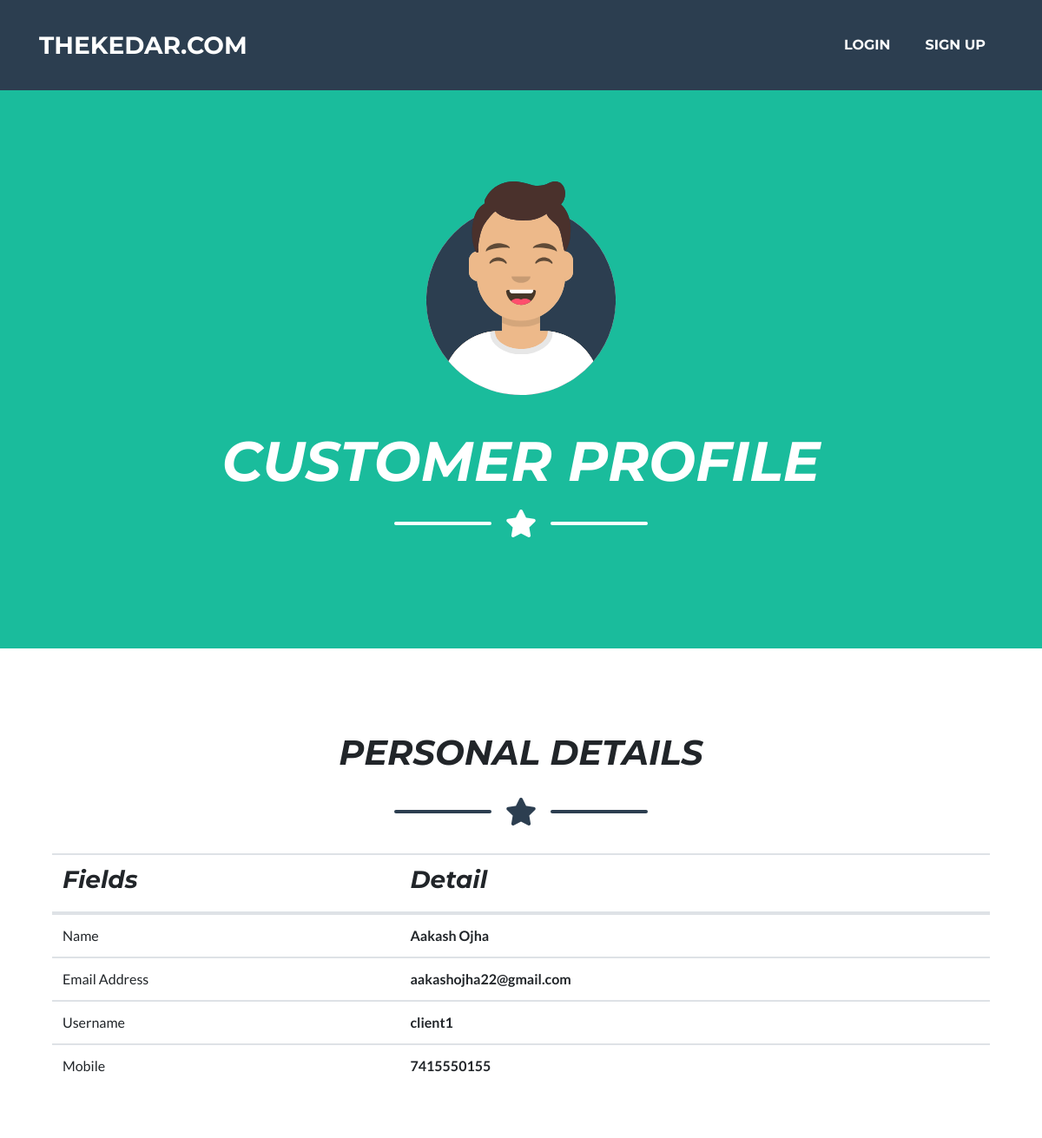
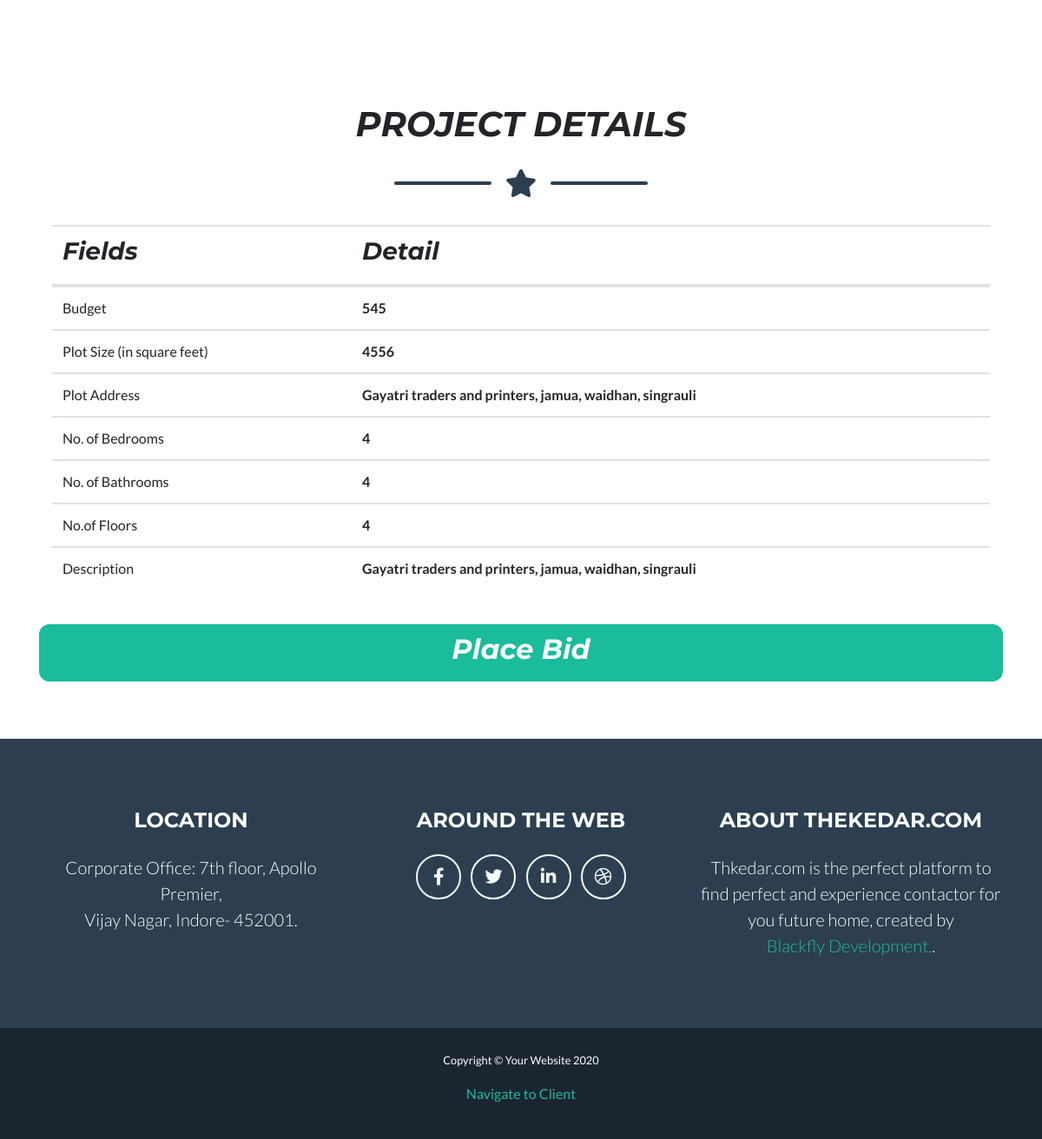
The page /contractor/client_profile/11/ on the database its author committed (2 pictures, top to bottom).
### client/models.py (models this page shows, shortened)
class ClientLogin(models.Model):
    user = models.OneToOneField(User,on_delete=models.CASCADE)
    name = models.CharField(max_length=20,unique=False,null=True)
    budget = models.PositiveIntegerField(blank=True,null=True)
    mobile_no = models.BigIntegerField(unique=True)
    plot_size = models.PositiveIntegerField(blank=True,null=True)
    address = models.CharField(max_length=150,unique=False,null=True)
    bedrooms = models.PositiveSmallIntegerField(blank=True,null=True)
    bathrooms = models.PositiveSmallIntegerField(blank=True,null=True)
    floors = models.PositiveSmallIntegerField(blank=True,null=True)
    description = models.TextField(blank=True,unique=False,null=True)
    project_created_at = models.DateTimeField(auto_now=True)

### Contractor/views.py (the view)
# urls.py: path('client_profile/<int:pk>/', views.ClientProfileView.as_view(), name='client_profile_view'),
class ClientProfileView(DetailView,LoginRequiredMixin):
    model = ClientLogin
    template_name = 'contractor/client_profile.html'

### Contractor/templates/contractor/client_profile.html (shortened to what this page needs)
<!DOCTYPE html>
{% extends 'contractor/base.html' %}
{% load bootstrap4 %}
{% load static %}
{% block content %}
  <header class="masthead bg-primary text-white text-center">
    <div class="container d-flex align-items-center flex-column">
      {% if contractorlogin.profile_pic %}
        <img class="myimg" src="{{ contractorlogin.profile_pic.url }}" class="card-img-top" alt="..." height="100px" width="100px">
<br>
                    {% else %}
 <img class="masthead-avatar mb-5" src="{% static 'img/avataaars.svg' %} " alt="">
                  {% endif %}
      <h1 class="masthead-heading text-uppercase mb-0"><i>Customer Profile  </i></h1>
      <div class="divider-custom divider-light">
        <div class="divider-custom-line"></div>
        <div class="divider-custom-icon">
          <i class="fas fa-star"></i>
        </div>
        <div class="divider-custom-line"></div>
      </div>
    </div>
  </header>
   <section class="page-section portfolio " >
    <div class="container d-flex align-items-center flex-column">
 <h1 class="masthead-heading text-uppercase mb-0"><i>Personal Details </i></h1>
      <div class="divider-custom">
        <div class="divider-custom-line"></div>
        <div class="divider-custom-icon">
          <i class="fas fa-star"></i>
        </div>
        <div class="divider-custom-line"></div>
      </div>
<div class="container">
    <table class="table table-hover">
  <tbody class=".table-hover">
  <thead>
    <tr>
      <th scope="col"><i><h3>Fields</h3></i></th>
      <th scope="col"><i><h3>Detail</h3></i></th>
    </tr>
  </thead>
    <tr>
      <td scope="row">Name</td>
      <td><b>{{ clientlogin.name }}</b></td>
    </tr>
       <tr>
      <td scope="row">Email Address</td>
      <td><b>{{ clientlogin.user.email }}</b></td>
    </tr>
       <tr>
      <td scope="row">Username</td>
      <td><b>{{ clientlogin.user.username }}</b></td>
    </tr>
        <tr>
      <td scope="row">Mobile</td>
      <td><b>{{ clientlogin.mobile_no }}</b></td>
    </tr>
         </tbody>
</table>
</div>
    </div>
  </section>
  <section class="page-section portfolio" >
    <div class="container d-flex align-items-center flex-column">
 <h1 class="masthead-heading text-uppercase mb-0"><i>Project Details </i></h1>
      <div class="divider-custom">
        <div class="divider-custom-line"></div>
        <div class="divider-custom-icon">
          <i class="fas fa-star"></i>
        </div>
        <div class="divider-custom-line"></div>
      </div>
  <div class="container">
    <table class="table table-hover">
  <tbody class=".table-hover">
  <thead>
    <tr>
      <th scope="col"><i><h3>Fields</h3></i></th>
      <th scope="col"><i><h3>Detail</h3></i></th>
    </tr>
  </thead>
          <tr>
      <td scope="row">Budget</td>
      <td><b>{{ clientlogin.budget }}</b></td>
    </tr>
        <tr>
      <td scope="row">Plot Size (in square feet)</td>
      <td><b>{{ clientlogin.plot_size }}</b></td>
    </tr>
        <tr>
      <td scope="row">Plot Address</td>
      <td><b>{{ clientlogin.address }}</b></td>
    </tr>
        <tr>
      <td scope="row">No. of Bedrooms</td>
      <td><b>{{ clientlogin.bedrooms }}</b></td>
    </tr>
         <tr>
      <td scope="row">No. of Bathrooms</td>
      <td><b>{{ clientlogin.bathrooms }}</b></td>
    </tr>
        <tr>
      <td scope="row">No.of Floors</td>
      <td><b>{{ clientlogin.floors }}</b></td>
    </tr>
        <tr>
      <td scope="row">Description</td>
      <td><b>{{ clientlogin.description }}</b></td>
    </tr>
      </tbody>
</table>
 <br>
  </div>
        <a href="{% url 'contractor:place_bid' client_pk=clientlogin.user.pk contractor_pk=request.user.pk %}" class="btn btn-primary btn-lg btn-block"><h2><i>Place  Bid</i></h2></a>
    </div>
  </section>
{% endblock %}

### rows shown on the page
ClientLogin: name "Aakash Ojha", user.email "aakashojha22@gmail.com", user.username "client1", mobile_no "7415550155", budget "545", plot_size "4556", address "Gayatri traders and printers, jamua, waidhan, singrauli", bedrooms "4", bathrooms "4", floors "4", description "Gayatri traders and printers, jamua, waidhan, singrauli"
